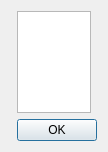
<?xml version="1.0" encoding="UTF-8"?>
<ui version="4.0">
 <class>KbProfileDialog</class>
 <widget class="QDialog" name="KbProfileDialog">
  <property name="geometry">
   <rect>
    <x>0</x>
    <y>0</y>
    <width>108</width>
    <height>152</height>
   </rect>
  </property>
  <property name="focusPolicy">
   <enum>Qt::ClickFocus</enum>
  </property>
  <property name="windowTitle">
   <string>Keyboard Profiles</string>
  </property>
  <layout class="QGridLayout" name="gridLayout">
   <item row="0" column="0">
    <spacer name="horizontalSpacer">
     <property name="orientation">
      <enum>Qt::Horizontal</enum>
     </property>
     <property name="sizeHint" stdset="0">
      <size>
       <width>40</width>
       <height>20</height>
      </size>
     </property>
    </spacer>
   </item>
   <item row="0" column="2">
    <spacer name="horizontalSpacer_2">
     <property name="orientation">
      <enum>Qt::Horizontal</enum>
     </property>
     <property name="sizeHint" stdset="0">
      <size>
       <width>40</width>
       <height>20</height>
      </size>
     </property>
    </spacer>
   </item>
   <item row="0" column="1">
    <widget class="RListWidget" name="profileList">
     <property name="contextMenuPolicy">
      <enum>Qt::CustomContextMenu</enum>
     </property>
     <property name="frameShadow">
      <enum>QFrame::Plain</enum>
     </property>
     <property name="iconSize">
      <size>
       <width>24</width>
       <height>24</height>
      </size>
     </property>
    </widget>
   </item>
   <item row="1" column="0" colspan="3">
    <widget class="QDialogButtonBox" name="buttonBox">
     <property name="orientation">
      <enum>Qt::Horizontal</enum>
     </property>
     <property name="standardButtons">
      <set>QDialogButtonBox::Ok</set>
     </property>
    </widget>
   </item>
  </layout>
 </widget>
 <customwidgets>
  <customwidget>
   <class>RListWidget</class>
   <extends>QListWidget</extends>
   <header>rlistwidget.h</header>
  </customwidget>
 </customwidgets>
 <resources/>
 <connections>
  <connection>
   <sender>buttonBox</sender>
   <signal>accepted()</signal>
   <receiver>KbProfileDialog</receiver>
   <slot>accept()</slot>
   <hints>
    <hint type="sourcelabel">
     <x>248</x>
     <y>254</y>
    </hint>
    <hint type="destinationlabel">
     <x>157</x>
     <y>274</y>
    </hint>
   </hints>
  </connection>
  <connection>
   <sender>buttonBox</sender>
   <signal>rejected()</signal>
   <receiver>KbProfileDialog</receiver>
   <slot>reject()</slot>
   <hints>
    <hint type="sourcelabel">
     <x>316</x>
     <y>260</y>
    </hint>
    <hint type="destinationlabel">
     <x>286</x>
     <y>274</y>
    </hint>
   </hints>
  </connection>
 </connections>
</ui>
